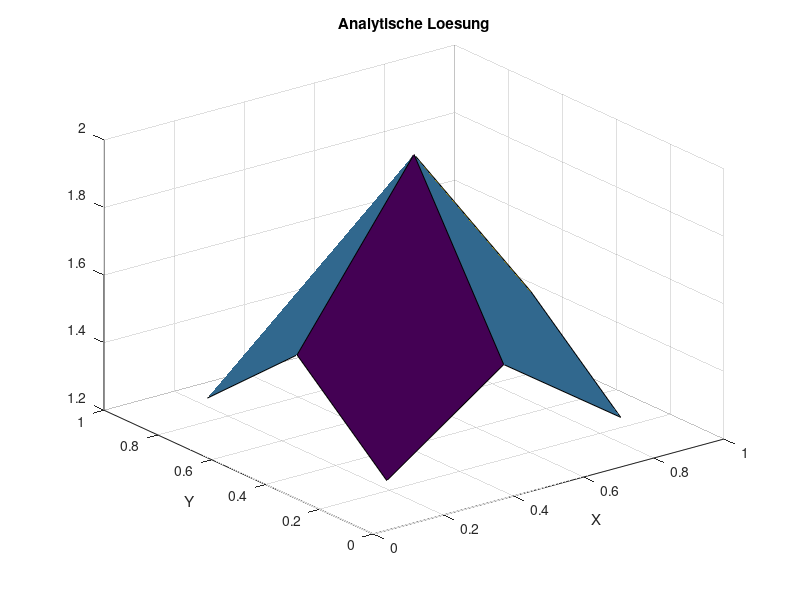
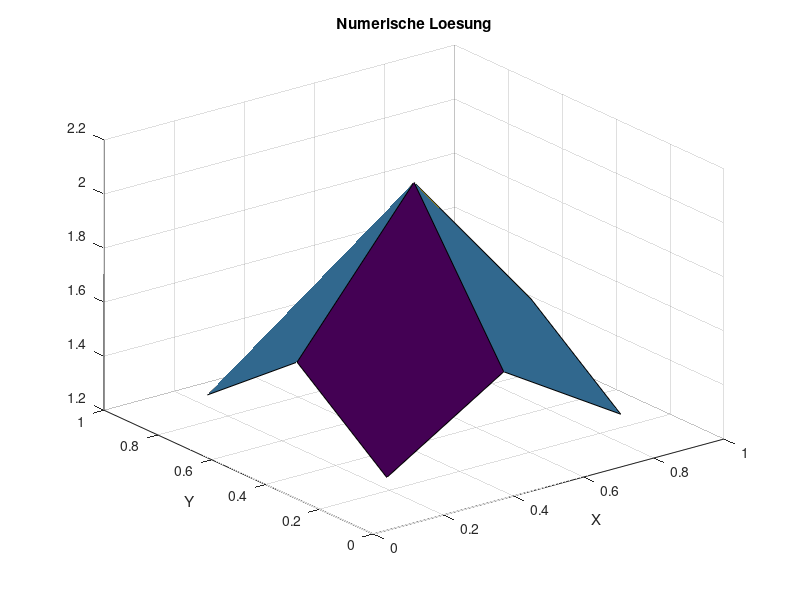

These figures' MATLAB source, in order:
clc
clear all
close all
SOL=@(x,y) sin(pi*x)*sin(pi*y)+1;
MSOL=@(x,y) -2*pi^2*sin(pi*x)*sin(pi*y);
%SOL=@(x,y) sin(pi/2*x)*cos(pi/2*y);
%MSOL=@(x,y) -1*pi^2/2*sin(pi/2*x)*cos(pi/2*y);
DIF=1.0;
XMIN=0.0;
XMAX=1.0;
YMIN=0.0;
YMAX=1.0;
N=3; % KV's in einer Koordinatenrichtung, macht N^2 KV gesamt
NN=N*N;

X = linspace(XMIN, XMAX, N+1);
Y = linspace(YMIN, YMAX, N+1);
XC = (X(1:N)+X(2:N+1))/2;
YC = (Y(1:N)+Y(2:N+1))/2;
XCR = [XMIN, XC, XMAX];
YCR = [YMIN, YC, YMAX];

%%% ANALYTISCHE LÖSUNG
TA = zeros(N, N);
for I=1:N
  for J=1:N
    TA(I, J)=SOL(XC(I), YC(J));
  end
end

figure(1)
surf(XC, YC, TA);
title('Analytische Loesung')
xlabel('X')
ylabel('Y')

%%% FVM Lösung

% Randbedingungen
for I=1:N RBS(I)=SOL(XC(I), 0); end
for I=1:N RBN(I)=SOL(XC(I), 1); end
for I=1:N RBE(I)=SOL(1, YC(I)); end
for I=1:N RBW(I)=SOL(0, YC(I)); end

% Koeffizienten speichern
AP = zeros(N);
AE = zeros(N);
AN = zeros(N);
AW = zeros(N);
AS = zeros(N);

for I=1:N
  for J=1:N
    DX = X(I+1)-X(I);
    DY = Y(J+1)-Y(J);

    DXE = XCR(I+2)-XCR(I+1);
    DXW = XCR(I+1)-XCR(I);

    DYN = YCR(J+2)-YCR(J+1);
    DYS = YCR(J+1)-YCR(J);

    AE(I,J) = DIF*DY/DXE;
    AW(I,J) = DIF*DY/DXW;
    AN(I,J) = DIF*DX/DYN;
    AS(I,J) = DIF*DX/DYS;

    AP(I,J) = -AE(I,J)-AN(I,J)-AW(I,J)-AS(I,J);
  end
end

% Gesamtgleichungssystem aufstellen
A = zeros(NN);
b = zeros(NN, 1);
for J=1:N
  for I=1:N
    IDX = (J-1)*N + I;

    DX = X(I+1)-X(I);
    DY = Y(J+1)-Y(J);
    b(IDX) = MSOL(XC(I),YC(J))*DX*DY
  end
end
b

for J=1:N
  for I=1:N
    IDX = (J-1)*N + I;
    % Hauptdiagonale
    A(IDX, IDX) = AP(I,J);

    % Westliche Nebendiagonale
    if mod(IDX,N)==1
      b(IDX) = b(IDX)-AW(I,J)*RBW(J);
    else
      A(IDX, IDX-1) = AW(I,J);
    end

    % Östliche Nebendiagonale
    if mod(IDX,N)==0
      b(IDX) = b(IDX)-AE(I,J)*RBE(J);
    else
      A(IDX, IDX+1) = AE(I,J);
    end

    % Nördliche Nebendiagonale
    if IDX > NN-N
      b(IDX) = b(IDX)-AN(I,J)*RBN(I);
    else
      A(IDX, IDX+N) = AN(I,J);
    end

    % Südliche Nebendiagonale
    if IDX <= N
      b(IDX) = b(IDX)-AS(I,J)*RBS(I);
    else
      A(IDX, IDX-N) = AS(I,J);
    end
  end
end

t=A\b;
T=reshape(t,N,N);

% mit Randwerten
T2 = zeros(N+2);
T2(2:N+1,2:N+1) = T;

figure(2)
surf(XC, YC, T);
title('Numerische Loesung')
xlabel('X')
ylabel('Y')


%%% Lösungsfehler berechnen
%SERR=0.0;
%ERR=zeros(N);
%for I=1:N
  %for J=1:N
    %ERR(I,J)=T(I, J)-TA(I, J);
    %SERR=SERR+ERR(I,J)^2;
  %end
%end
%SERR=sqrt(SERR/NN);

%figure(3)
%surf(XC, YC, ERR);
%title('Loesungsfehler')

%fprintf('Summierter Fehler %16.10e NN=%g\n', SERR, NN);

%%%% ORDNUNG  BESTIMMEN
%ERR5=1.6779195551e-02;
%ERR10=4.1327084831e-03;
%ERR20=1.0293533823e-03;
%ERR40=2.5710023908e-04;
%op=log((ERR5)/(ERR10))/log(2);
%fprintf('Ordnung des Verfahrens %16.10e \n',op  );
%op=log((ERR10)/(ERR20))/log(2);
%fprintf('Ordnung des Verfahrens %16.10e \n',op  );
%op=log((ERR20)/(ERR40))/log(2);
%fprintf('Ordnung des Verfahrens %16.10e \n',op  );



%%%% RESIDUUM BERECHNEN
%s=zeros(N);
%for I=1:N
  %for J=1:N
    %s(I, J)=SOL(XC(I), YC(J));
  %end
%end

%s=reshape(s, NN, 1);

%RES=A*s-b;

%RES2 = reshape(RES, N, N);

%figure(4)
%surf(XC, YC, RES2);

%xlabel('XC')
%ylabel('YC')
%zlabel('RES')
%title('Residuum')

%%%% Truncation Error berechnen

%% b ohne Randwerte
%TE=zeros(N);
%b=zeros(N);
%for I=1:N
  %for J=1:N
    %DX = X(I+1)-X(I);
    %DY = Y(J+1)-Y(J);
    %b(IDX) = MSOL(XC(I),YC(J))*DX*DY;
  %end
%end

%for I=3:N-2
  %for J=3:N-2
    %TE(I,J)=1;
    %DX = X(I+1)-X(I);
    %DY = Y(J+1)-Y(J);
    %TE(I,J) = ((DX*DY)/24 * (b(I+1,J)+b(I-1,J)+b(I,J+1)+b(I,J-1)-4*b(I,J)))... % TE_source
            %+ ((T(I+2,J)-3*T(I+1,J)+3*T(I,J)-T(I-1,J))/(24*DX))... % TE_e
            %- ((T(I+1,J)-3*T(I,J)+3*T(I-1,J)-T(I-2,J))/(24*DX))... % TE_w
            %+ ((T(I,J+2)-3*T(I,J+1)+3*T(I,J)-T(I,J-1))/(24*DY))... % TE_n
            %- ((T(I,J+1)-3*T(I,J)+3*T(I,J-1)-T(I,J-2))/(24*DY)); % TE_s
  %end
%end

%% TE Sonderfälle für Randvolumen
%%I=2;
%%DX = X(I+1)-X(I);
%%TE(I) = (DX/24 * (b(I+1) - 2*b(I) + b(I-1)))... % TE_source
      %%+ ((T(I+2)-3*T(I+1)+3*T(I)-T(I-1))/(24*DX))... % TE_e
      %%- ((T(I+1)-3*T(I)+4*T(I-1)-2*RBW)/(24*DX)); % TE_w
%%TE(I) = TE(I)/DX;

%%I = N-1;
%%DX = X(I+1)-X(I);
%%TE(I) = (DX/24 * (b(I+1) - 2*b(I) + b(I-1)))... % TE_source
      %%+ ((2*RBE-4*T(I+1)+3*T(I)-T(I-1))/(24*DX))... % TE_e
      %%- ((T(I+1)-3*T(I)+3*T(I-1)-T(I-2))/(24*DX)); % TE_w
%%TE(I) = TE(I)/DX;

%figure(5)

%surf(XC, YC, TE);
%title('TE');


%RESTE = RES2-TE;
%figure(6)
%surf(XC(3:N-2), YC(3:N-2), RESTE(3:N-2, 3:N-2));
%title('RES-TE');
